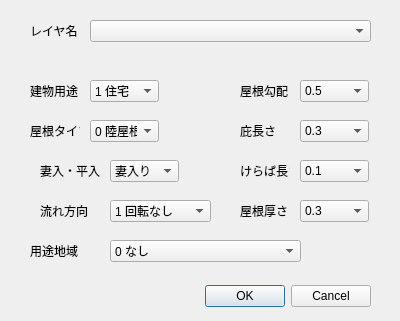
<?xml version="1.0" encoding="UTF-8"?>
<ui version="4.0">
 <class>UPAttrEditorDialogBase</class>
 <widget class="QDialog" name="UPAttrEditorDialogBase">
  <property name="geometry">
   <rect>
    <x>0</x>
    <y>0</y>
    <width>400</width>
    <height>321</height>
   </rect>
  </property>
  <property name="windowTitle">
   <string>UP Attr Editor</string>
  </property>
  <widget class="QDialogButtonBox" name="button_box">
   <property name="geometry">
    <rect>
     <x>30</x>
     <y>280</y>
     <width>341</width>
     <height>32</height>
    </rect>
   </property>
   <property name="orientation">
    <enum>Qt::Horizontal</enum>
   </property>
   <property name="standardButtons">
    <set>QDialogButtonBox::Cancel|QDialogButtonBox::Ok</set>
   </property>
  </widget>
  <widget class="QComboBox" name="yanetypeBox">
   <property name="geometry">
    <rect>
     <x>90</x>
     <y>120</y>
     <width>69</width>
     <height>22</height>
    </rect>
   </property>
   <property name="editable">
    <bool>false</bool>
   </property>
   <item>
    <property name="text">
     <string>0 陸屋根</string>
    </property>
   </item>
   <item>
    <property name="text">
     <string>1 切妻</string>
    </property>
   </item>
   <item>
    <property name="text">
     <string>2 寄棟</string>
    </property>
   </item>
   <item>
    <property name="text">
     <string>3 入母屋</string>
    </property>
   </item>
   <item>
    <property name="text">
     <string>4 片流れ</string>
    </property>
   </item>
   <item>
    <property name="text">
     <string>8 町家・長屋</string>
    </property>
   </item>
  </widget>
  <widget class="QLabel" name="label_2">
   <property name="geometry">
    <rect>
     <x>30</x>
     <y>120</y>
     <width>50</width>
     <height>21</height>
    </rect>
   </property>
   <property name="text">
    <string>屋根タイプ</string>
   </property>
  </widget>
  <widget class="QComboBox" name="youtoBox">
   <property name="geometry">
    <rect>
     <x>90</x>
     <y>80</y>
     <width>69</width>
     <height>22</height>
    </rect>
   </property>
   <item>
    <property name="text">
     <string>1 住宅</string>
    </property>
   </item>
   <item>
    <property name="text">
     <string>2 店舗</string>
    </property>
   </item>
   <item>
    <property name="text">
     <string>3 オフィス</string>
    </property>
   </item>
   <item>
    <property name="text">
     <string>4 デパート</string>
    </property>
   </item>
   <item>
    <property name="text">
     <string>5 ホテル</string>
    </property>
   </item>
   <item>
    <property name="text">
     <string>6 マンション</string>
    </property>
   </item>
  </widget>
  <widget class="QLabel" name="label_1">
   <property name="geometry">
    <rect>
     <x>30</x>
     <y>80</y>
     <width>50</width>
     <height>21</height>
    </rect>
   </property>
   <property name="text">
    <string>建物用途</string>
   </property>
  </widget>
  <widget class="QLabel" name="label_3">
   <property name="geometry">
    <rect>
     <x>240</x>
     <y>80</y>
     <width>50</width>
     <height>21</height>
    </rect>
   </property>
   <property name="text">
    <string>屋根勾配</string>
   </property>
  </widget>
  <widget class="QLabel" name="label_4">
   <property name="geometry">
    <rect>
     <x>40</x>
     <y>160</y>
     <width>61</width>
     <height>21</height>
    </rect>
   </property>
   <property name="text">
    <string>妻入・平入</string>
   </property>
  </widget>
  <widget class="QLabel" name="label_5">
   <property name="geometry">
    <rect>
     <x>40</x>
     <y>200</y>
     <width>50</width>
     <height>21</height>
    </rect>
   </property>
   <property name="text">
    <string>流れ方向</string>
   </property>
  </widget>
  <widget class="QComboBox" name="yanemukiBox">
   <property name="geometry">
    <rect>
     <x>110</x>
     <y>200</y>
     <width>101</width>
     <height>22</height>
    </rect>
   </property>
   <item>
    <property name="text">
     <string>1 回転なし</string>
    </property>
   </item>
   <item>
    <property name="text">
     <string>2 反時計回り90°</string>
    </property>
   </item>
   <item>
    <property name="text">
     <string>3 反対向き180°</string>
    </property>
   </item>
   <item>
    <property name="text">
     <string>4 時計方向90°</string>
    </property>
   </item>
  </widget>
  <widget class="QLabel" name="label_8">
   <property name="geometry">
    <rect>
     <x>240</x>
     <y>200</y>
     <width>50</width>
     <height>21</height>
    </rect>
   </property>
   <property name="text">
    <string>屋根厚さ</string>
   </property>
  </widget>
  <widget class="QLabel" name="label_6">
   <property name="geometry">
    <rect>
     <x>240</x>
     <y>120</y>
     <width>50</width>
     <height>21</height>
    </rect>
   </property>
   <property name="text">
    <string>庇長さ</string>
   </property>
  </widget>
  <widget class="QLabel" name="label_7">
   <property name="geometry">
    <rect>
     <x>240</x>
     <y>160</y>
     <width>50</width>
     <height>21</height>
    </rect>
   </property>
   <property name="text">
    <string>けらば長さ</string>
   </property>
  </widget>
  <widget class="QLabel" name="label_9">
   <property name="geometry">
    <rect>
     <x>30</x>
     <y>240</y>
     <width>50</width>
     <height>21</height>
    </rect>
   </property>
   <property name="text">
    <string>用途地域</string>
   </property>
  </widget>
  <widget class="QComboBox" name="zoningBox">
   <property name="geometry">
    <rect>
     <x>110</x>
     <y>240</y>
     <width>191</width>
     <height>22</height>
    </rect>
   </property>
   <property name="currentIndex">
    <number>0</number>
   </property>
   <item>
    <property name="text">
     <string>0 なし</string>
    </property>
   </item>
   <item>
    <property name="text">
     <string>1 第一種低層住居専用地域</string>
    </property>
   </item>
   <item>
    <property name="text">
     <string>2 第二種低層住居専用地域</string>
    </property>
   </item>
   <item>
    <property name="text">
     <string>3 第一種中高層住居専用地域</string>
    </property>
   </item>
   <item>
    <property name="text">
     <string>4 第二種中高層住居専用地域</string>
    </property>
   </item>
   <item>
    <property name="text">
     <string>5 第一種住居地域</string>
    </property>
   </item>
   <item>
    <property name="text">
     <string>6 第二種住居地域</string>
    </property>
   </item>
   <item>
    <property name="text">
     <string>7 準住居地域</string>
    </property>
   </item>
   <item>
    <property name="text">
     <string>8 近隣商業地域</string>
    </property>
   </item>
   <item>
    <property name="text">
     <string>9 商業地域</string>
    </property>
   </item>
   <item>
    <property name="text">
     <string>10 準工業地域</string>
    </property>
   </item>
   <item>
    <property name="text">
     <string>11 工業地域</string>
    </property>
   </item>
   <item>
    <property name="text">
     <string>12 工業専用地域</string>
    </property>
   </item>
  </widget>
  <widget class="QLabel" name="label">
   <property name="geometry">
    <rect>
     <x>30</x>
     <y>20</y>
     <width>50</width>
     <height>21</height>
    </rect>
   </property>
   <property name="text">
    <string>レイヤ名</string>
   </property>
  </widget>
  <widget class="QComboBox" name="comboBox">
   <property name="geometry">
    <rect>
     <x>90</x>
     <y>20</y>
     <width>281</width>
     <height>22</height>
    </rect>
   </property>
  </widget>
  <widget class="QComboBox" name="inclineBox">
   <property name="geometry">
    <rect>
     <x>300</x>
     <y>80</y>
     <width>69</width>
     <height>22</height>
    </rect>
   </property>
   <property name="currentIndex">
    <number>2</number>
   </property>
   <item>
    <property name="text">
     <string>0.3</string>
    </property>
   </item>
   <item>
    <property name="text">
     <string>0.4</string>
    </property>
   </item>
   <item>
    <property name="text">
     <string>0.5</string>
    </property>
   </item>
   <item>
    <property name="text">
     <string>0.6</string>
    </property>
   </item>
  </widget>
  <widget class="QComboBox" name="hisashiBox">
   <property name="geometry">
    <rect>
     <x>300</x>
     <y>120</y>
     <width>69</width>
     <height>22</height>
    </rect>
   </property>
   <property name="currentIndex">
    <number>0</number>
   </property>
   <item>
    <property name="text">
     <string>0.3</string>
    </property>
   </item>
   <item>
    <property name="text">
     <string>0.45</string>
    </property>
   </item>
   <item>
    <property name="text">
     <string>0.6</string>
    </property>
   </item>
   <item>
    <property name="text">
     <string>0.9</string>
    </property>
   </item>
  </widget>
  <widget class="QComboBox" name="kerabaBox">
   <property name="geometry">
    <rect>
     <x>300</x>
     <y>160</y>
     <width>69</width>
     <height>22</height>
    </rect>
   </property>
   <property name="currentIndex">
    <number>0</number>
   </property>
   <item>
    <property name="text">
     <string>0.1</string>
    </property>
   </item>
   <item>
    <property name="text">
     <string>0.2</string>
    </property>
   </item>
   <item>
    <property name="text">
     <string>0.3</string>
    </property>
   </item>
  </widget>
  <widget class="QComboBox" name="yaneatuBox">
   <property name="geometry">
    <rect>
     <x>300</x>
     <y>200</y>
     <width>69</width>
     <height>22</height>
    </rect>
   </property>
   <property name="currentIndex">
    <number>2</number>
   </property>
   <item>
    <property name="text">
     <string>0.1</string>
    </property>
   </item>
   <item>
    <property name="text">
     <string>0.2</string>
    </property>
   </item>
   <item>
    <property name="text">
     <string>0.3</string>
    </property>
   </item>
  </widget>
  <widget class="QComboBox" name="hiratumaBox">
   <property name="geometry">
    <rect>
     <x>110</x>
     <y>160</y>
     <width>69</width>
     <height>22</height>
    </rect>
   </property>
   <property name="currentIndex">
    <number>0</number>
   </property>
   <item>
    <property name="text">
     <string>妻入り</string>
    </property>
   </item>
   <item>
    <property name="text">
     <string>平入り</string>
    </property>
   </item>
  </widget>
 </widget>
 <resources/>
 <connections>
  <connection>
   <sender>button_box</sender>
   <signal>accepted()</signal>
   <receiver>UPAttrEditorDialogBase</receiver>
   <slot>accept()</slot>
   <hints>
    <hint type="sourcelabel">
     <x>20</x>
     <y>20</y>
    </hint>
    <hint type="destinationlabel">
     <x>20</x>
     <y>20</y>
    </hint>
   </hints>
  </connection>
  <connection>
   <sender>button_box</sender>
   <signal>rejected()</signal>
   <receiver>UPAttrEditorDialogBase</receiver>
   <slot>reject()</slot>
   <hints>
    <hint type="sourcelabel">
     <x>20</x>
     <y>20</y>
    </hint>
    <hint type="destinationlabel">
     <x>20</x>
     <y>20</y>
    </hint>
   </hints>
  </connection>
 </connections>
</ui>
